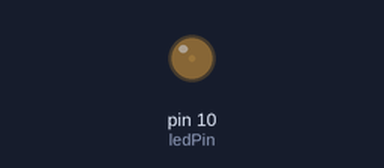
Bench run of a sketch on a simulated Arduino Uno, built with avr-gcc and run on an emulated ATmega328P. On the bench: output pins drawn as LEDs (lit = HIGH).

Above: at 0.05 s.
At 0.45 s:
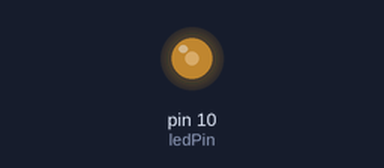
At 0.85 s:
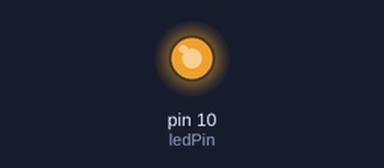
At 1.7 s:
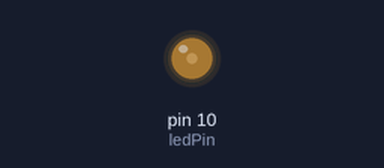
Timing chart, 0 to 4.5 s (numbered marks = the images above):
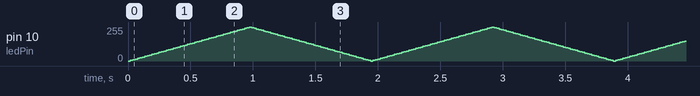

The sketch:

1-4_Fading.ino
```cpp
// 项目 - - 呼吸灯

// 描述 - - 通过LED亮度的渐变达到呼吸灯的效果

int ledPin = 10;

void setup() {
      pinMode(ledPin,OUTPUT);
}

void loop() {
      fadeOn(1000,5);
      fadeOff(1000,5);
}

void fadeOn(unsigned int time,int increament) {
        for (byte value = 0 ; value < 255; value+=increament){
            //alalogWrite()用于将值写入PWM引脚(标有'~'符号的引脚)
            analogWrite(ledPin, value);
            delay(time/(255/increament));
        }
}

void fadeOff(unsigned int time,int decreament) {
        for (byte value = 255; value >0; value-=decreament){
            analogWrite(ledPin, value);
            delay(time/(255/decreament));
        }
}
```
